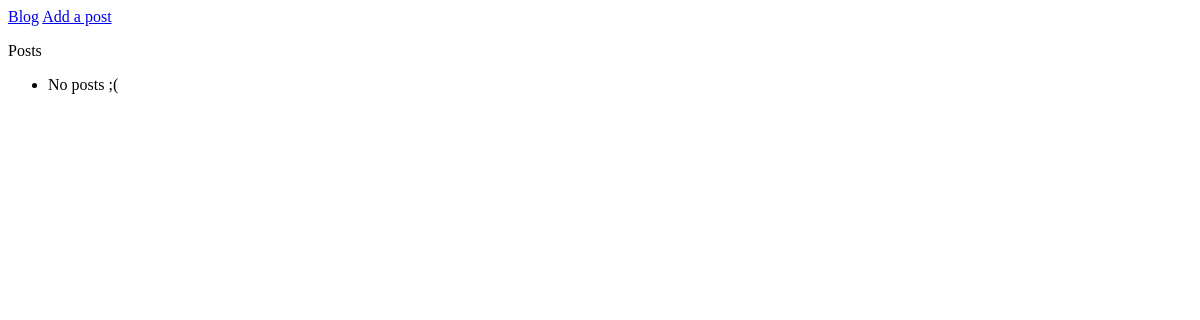
The app's page /, older data.
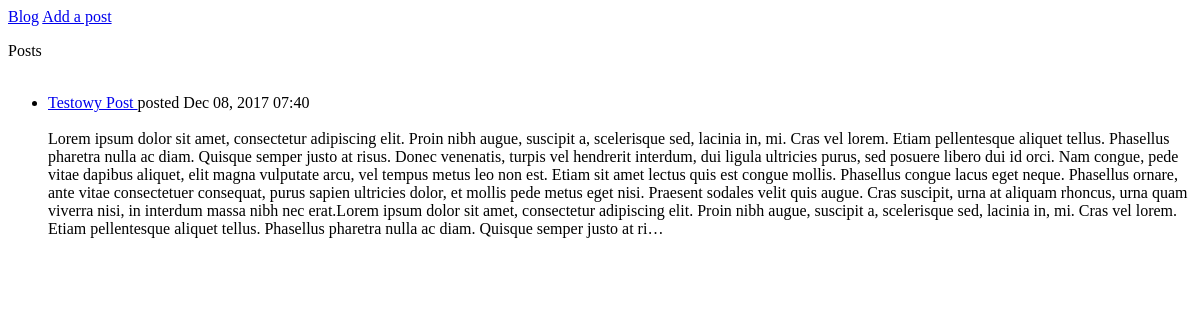
The same page, newer data.
### blogs/models.py (models this page shows, shortened)
class BlogPost(models.Model):
    title = models.CharField(max_length=50)
    text = models.TextField()
    date_added = models.DateTimeField(auto_now_add=True)

### blogs/views.py (the view)
# urls.py: url(r'^$', views.index, name='index'),
def index(request):
    posts = BlogPost.objects.all()
    posts = posts.order_by('-date_added')
    context = {'posts' : posts}
    return render(request, 'blogs/index.html', context)

### blogs/templates/blogs/index.html
{% extends "blogs/base.html" %}
{% block content %}
  <p>Posts</p>
  <ul>
    {% for post in posts %}
      <br>
      <li><a href="{% url 'blogs:post' post.id %}"> {{ post.title }} </a> posted {{ post.date_added|date:'M d, Y H:i' }} </li>
      <br>
      {{ post.text|truncatechars:1000 }}
      <br>
      <br>
    {% empty %}
      <li>No posts ;( </li>
    {% endfor %}
  </ul>
{% endblock content %}

Row changes from the older to the newer data that the page shows:
added BlogPost: title "Testowy Post", date_added "Dec 08, 2017 07:40", text "Lorem ipsum dolor sit amet, consectetur adipiscing elit. Proin nibh augue, suscipit a, scelerisque sed, lacinia in, mi. Cras vel lorem. Etiam pellentesque aliquet tellus. Phasellus pharetra nulla ac diam. Quisque semper justo at risus. Donec venenatis, turpis vel hendrerit interdum, dui ligula ultricies purus, sed posuere libero dui id orci. Nam congue, pede vitae dapibus aliquet, elit magna vulputate arcu, vel tempus metus leo non est. Etiam sit amet lectus quis est congue mollis. Phasellus congue lacus eget neque. Phasellus ornare, ante vitae consectetuer consequat, purus sapien ultricies dolor, et mollis pede metus eget nisi. Praesent sodales velit quis augue. Cras suscipit, urna at…"
Text that changed along with them:
text no longer shown: "No posts ;("
